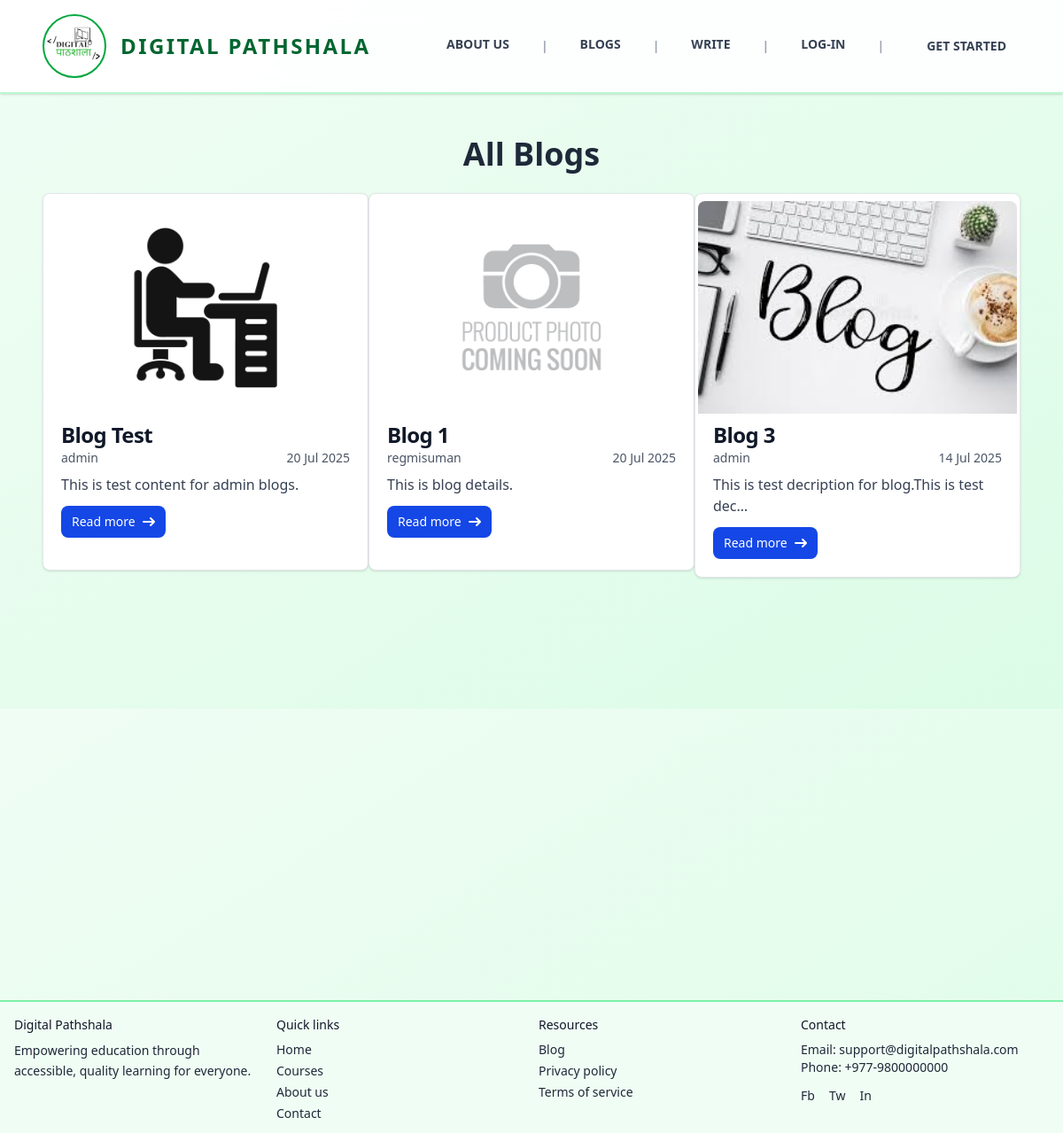
The app's page /blogs/ with its own data.
### blogs/models.py (models this page shows, shortened)
class Blog(models.Model):
    def generateImagePath(instance, filename):
        return f'blog/{instance.author.username}/images/{filename}'
    def generateAttachmentPath(instance, filename):
        return f'blog/{instance.author.username}/attachments/{filename}'
    class StatusOptions(models.TextChoices):
        PENDING = "Pending", "Pending"
        ACTIVE = "Active", "Active"
        REJECTED = "Rejected", "Rejected"
    title = models.CharField(max_length=50 )
    content = models.TextField()
    author = models.ForeignKey(User, on_delete=models.CASCADE, related_name='blog_posts')
    tags = TaggableManager(blank=True)
    category = models.ForeignKey(Category, null=True, blank=True, on_delete=models.SET_NULL)
    image = models.ImageField(blank=True, null=True , upload_to=generateImagePath, default='static/images/blog1.png')
    attachment = models.FileField(blank=True, null=True, upload_to=generateAttachmentPath)
    status = models.CharField(max_length=8, choices=StatusOptions, default=StatusOptions.PENDING)
    created_at = models.DateTimeField( auto_now_add=True, editable=False )
    updated_at = models.DateTimeField(auto_now=True, editable=False)

### main/views.py (the view)
# urls.py: path("blogs/", blogPage),
def blogPage(request):
    blogs = Blog.objects.filter(status="Active").order_by("-created_at")
    return render(request, "pages/blogs/blogs.html", {"blogs": blogs})

### templates/pages/blogs/blogs.html (shortened to what this page needs)
{% extends 'layouts/main.html' %}
{% block content %}
  <h1 class="text-center text-4xl font-bold text-gray-800 mb-6">All Blogs</h1>
  {% if blogs %}
    <div class="grid grid-cols-1 md:grid-cols-2 lg:grid-cols-3 space-y-2">
      {% for blog in blogs %}
        <div class="max-w-sm bg-white hover:scale-[102%] duration-300 border border-gray-200 rounded-lg shadow-sm dark:bg-gray-800 dark:border-gray-700">
          <a href="/blog/{{ blog.id }}" class=""><img class="my-2 mx-auto rounded-t-lg h-60" src="{{ blog.image.url }}" alt="" /></a>
          <div class="px-5 pb-5">
            <a href="/blog/{{ blog.id }}"><h5 class="text-2xl font-bold tracking-tight text-gray-900 dark:text-white">{{ blog.title }}</h5></a>
            <div class="flex justify-between mb-2 text-sm">
              <p class="text-gray-600 dark:text-gray-400">{{ blog.author.username }}</p>
              <p class="text-gray-600 dark:text-gray-400">{{ blog.created_at|date:'d M Y' }}</p>
            </div>
            <p class="mb-3 font-normal text-gray-700 dark:text-gray-400">{{ blog.content|truncatechars:50 }}</p>
            <a href="/blog/{{ blog.id }}" class="inline-flex items-center px-3 py-2 text-sm font-medium text-center text-white bg-blue-700 rounded-lg hover:bg-blue-800 focus:ring-4 focus:outline-none focus:ring-blue-300 dark:bg-blue-600 dark:hover:bg-blue-700 dark:focus:ring-blue-800">
              Read more<svg class="rtl:rotate-180 w-3.5 h-3.5 ms-2" aria-hidden="true" xmlns="http://www.w3.org/2000/svg" fill="none" viewBox="0 0 14 10">
                <path stroke="currentColor" stroke-linecap="round" stroke-linejoin="round" stroke-width="2" d="M1 5h12m0 0L9 1m4 4L9 9" />
              </svg>
            </a>
          </div>
        </div>
      {% endfor %}
    </div>
  {% endif %}
{% endblock %}

### templates/layouts/main.html (shortened to what this page needs)
<!DOCTYPE html>
<html lang="en">
  <head>
    <script src="https://cdn.jsdelivr.net/npm/@tailwindcss/browser@4"></script>
  </head>
  <body class="font-sans text-gray-700 bg-gradient-to-br from-green-50 to-green-100 min-h-screen">
    <nav class="uppercase flex justify-between bg-white/90 backdrop-blur-md border-b-2 border-green-200 py-4 px-6 lg:px-12 lg:py:6 shadow-sm sticky top-0 z-40">
      <a href="/" class="flex items-center group">
        <div class="w-16 lg:w-18 h-16 lg:h-18 rounded-full border-2 border-green-600 flex items-center justify-center group-hover:scale-105 transition-transform">
          <img src="/static/images/favicon.ico" alt="Digital Pathshala Logo" />
        </div>
        <div class="ml-2 lg:ml-4 text-xl lg:text-2xl font-semibold text-green-800 tracking-widest">Digital Pathshala</div>
      </a>
      <div class="my-auto hidden md:block">
        <ul class="flex gap-6 lg:gap-8 text-sm font-bold items-center">
          <li class="relative group pb-1">
            <a href="/about-us" class="text-gray-700 hover:text-green-600 transition-colors p-1">About Us</a>
          </li>
          <li class="text-gray-400">|</li>
          <li class="relative group pb-1">
            <a href="/blogs" class="text-gray-700 hover:text-green-600 transition-colors p-1">Blogs</a>
          </li>
          <li class="text-gray-400">|</li>
          <li class="relative group pb-1">
            <a href="/blog/add" class="text-gray-700 hover:text-green-600 transition-colors p-1">Write</a>
          </li>
          {% if not user.is_authenticated %}
            <li class="text-gray-400">|</li>
            <li class="relative group pb-1">
              <a href="/auth/log-in" class="text-gray-700 hover:text-green-600 transition-colors p-1">Log-In</a>
            </li>
          {% endif %}
          <li class="text-gray-400">|</li>
          <li class="hover:bg-green-600 hover:text-white px-4 py-2 transition-all duration-300 rounded-lg">
            {% if user.is_authenticated %}
              <a href="/writer/dashboard">Dashboard</a>
            {% else %}
              <a href="/auth/sign-up">Get Started</a>
            {% endif %}
          </li>
        </ul>
      </div>
    </nav>
    <div class="flex flex-col p-12 min-h-[80vh]">
      {% block content %}
      {% endblock %}
    </div>
    <footer class="bg-green-50 border-t-2 border-green-300 text-gray-800 text-sm">
      <div class="max-w-7xl mx-auto p-4 grid grid-cols-1 md:grid-cols-4 gap-4">
        <div>
          <p class="font-medium text-gray-900">Digital Pathshala</p>
          <p class="mt-2 leading-relaxed">Empowering education through accessible, quality learning for everyone.</p>
        </div>
        <div>
          <p class="mb-2 font-medium text-gray-900">Quick links</p>
          <ul class="space-y-1">
            <li>
              <a href="/home" class="hover:underline">Home</a>
            </li>
            <li>
              <a href="/courses" class="hover:underline">Courses</a>
            </li>
            <li>
              <a href="/about" class="hover:underline">About us</a>
            </li>
            <li>
              <a href="/contacts" class="hover:underline">Contact</a>
            </li>
          </ul>
        </div>
        <div>
          <p class="mb-2 font-medium text-gray-900">Resources</p>
          <ul class="space-y-1">
            <li>
              <a href="/blogs" class="hover:underline">Blog</a>
            </li>
            <li>
              <a href="/privacy" class="hover:underline">Privacy policy</a>
            </li>
            <li>
              <a href="/terms" class="hover:underline">Terms of service</a>
            </li>
          </ul>
        </div>
        <div>
          <p class="mb-2 font-medium text-gray-900">Contact</p>
          <p>
            Email: <a href="mailto:support@digitalpathshala.com" class="hover:underline">support@digitalpathshala.com</a>
          </p>
          <p>
            Phone: <a href="tel:+9779800000000" class="hover:underline">+977-9800000000</a>
          </p>
          <div class="flex space-x-4 mt-3">
            <a href="https://www.facebook.com/digitalpathshala999" aria-label="Facebook" class="hover:text-gray-900">Fb</a>
            <a href="#" aria-label="Twitter" class="hover:text-gray-900">Tw</a>
            <a href="#" aria-label="LinkedIn" class="hover:text-gray-900">In</a>
          </div>
        </div>
      </div>
    </footer>
  </body>
</html>

### records on screen
Blog: image (picture), title "Blog Test", author.username "admin", created_at "20 Jul 2025", content "This is test content for admin blogs."
Blog: image (placeholder picture), title "Blog 1", author.username "regmisuman", created_at "20 Jul 2025", content "This is blog details."
Blog: image (picture), title "Blog 3", author.username "admin", created_at "14 Jul 2025", content "This is test decription for blog.This is test dec…"
